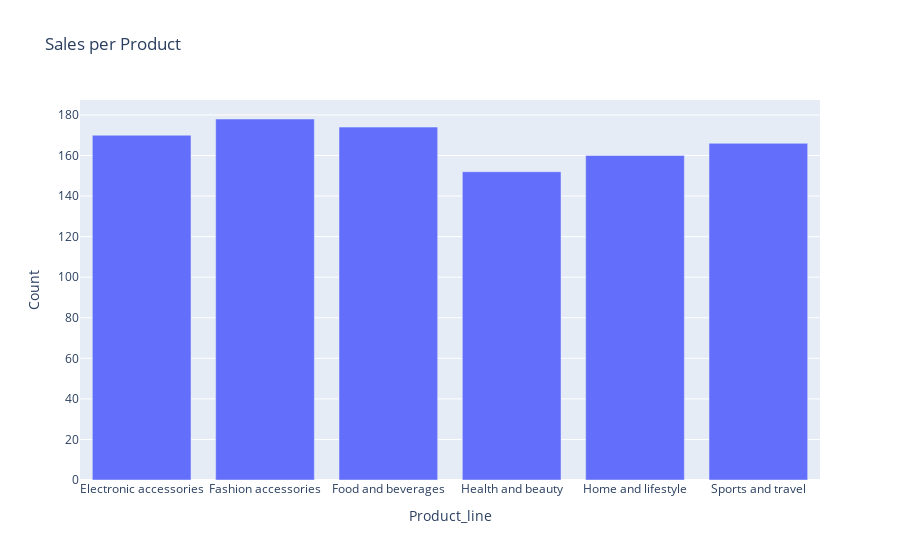

Notebook code for this chart:
### Code cell
product_avgyearlysales = df.groupby('Product_line')['gross_income'].count().to_dict()
df_yearlysales = pd.DataFrame(list(product_avgyearlysales.items()), 
                              columns = ['Product_line', 'Count'])

fig = px.bar(df_yearlysales,
             x = 'Product_line',
             y = 'Count',
             title = 'Sales per Product')
plt.savefig('productlinegrossincome.jpg')
fig.show();

### Figure 1 — Plotly figure (JSON) as saved in the notebook; plotly's stock layout.template omitted (floating-point values rounded to 4 significant figures)
{"data": [{"alignmentgroup": "True", "hovertemplate": "Product_line=%{x}<br>Count=%{y}<extra></extra>", "legendgroup": "", "marker": {"color": "#636efa"}, "name": "", "offsetgroup": "", "orientation": "v", "showlegend": false, "textposition": "auto", "type": "bar", "x": ["Electronic accessories", "Fashion accessories", "Food and beverages", "Health and beauty", "Home and lifestyle", "Sports and travel"], "xaxis": "x", "y": [170, 178, 174, 152, 160, 166], "yaxis": "y"}], "layout": {"barmode": "relative", "legend": {"tracegroupgap": 0}, "title": {"text": "Sales per Product"}, "xaxis": {"anchor": "y", "domain": [0, 1], "title": {"text": "Product_line"}}, "yaxis": {"anchor": "x", "domain": [0, 1], "title": {"text": "Count"}}}}
